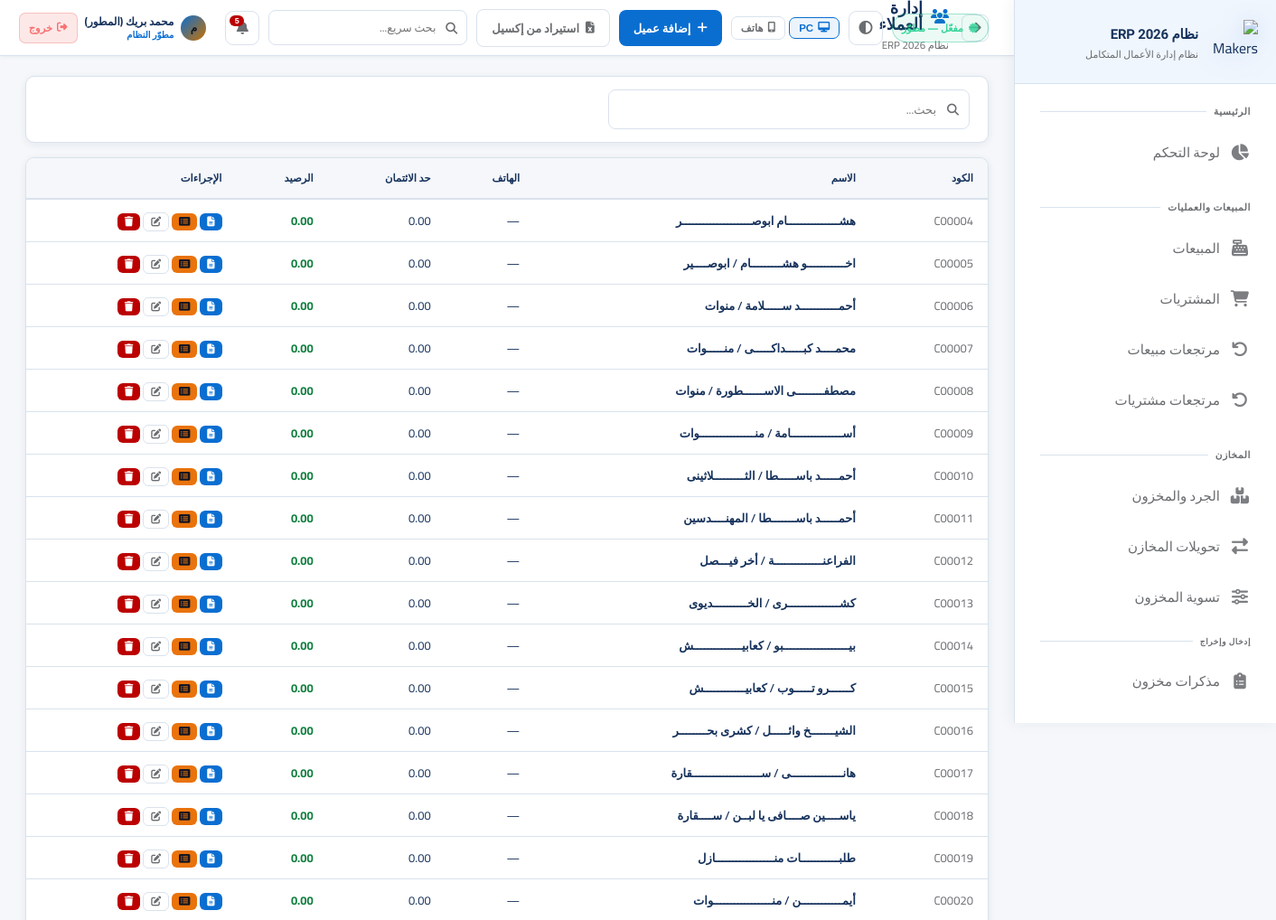
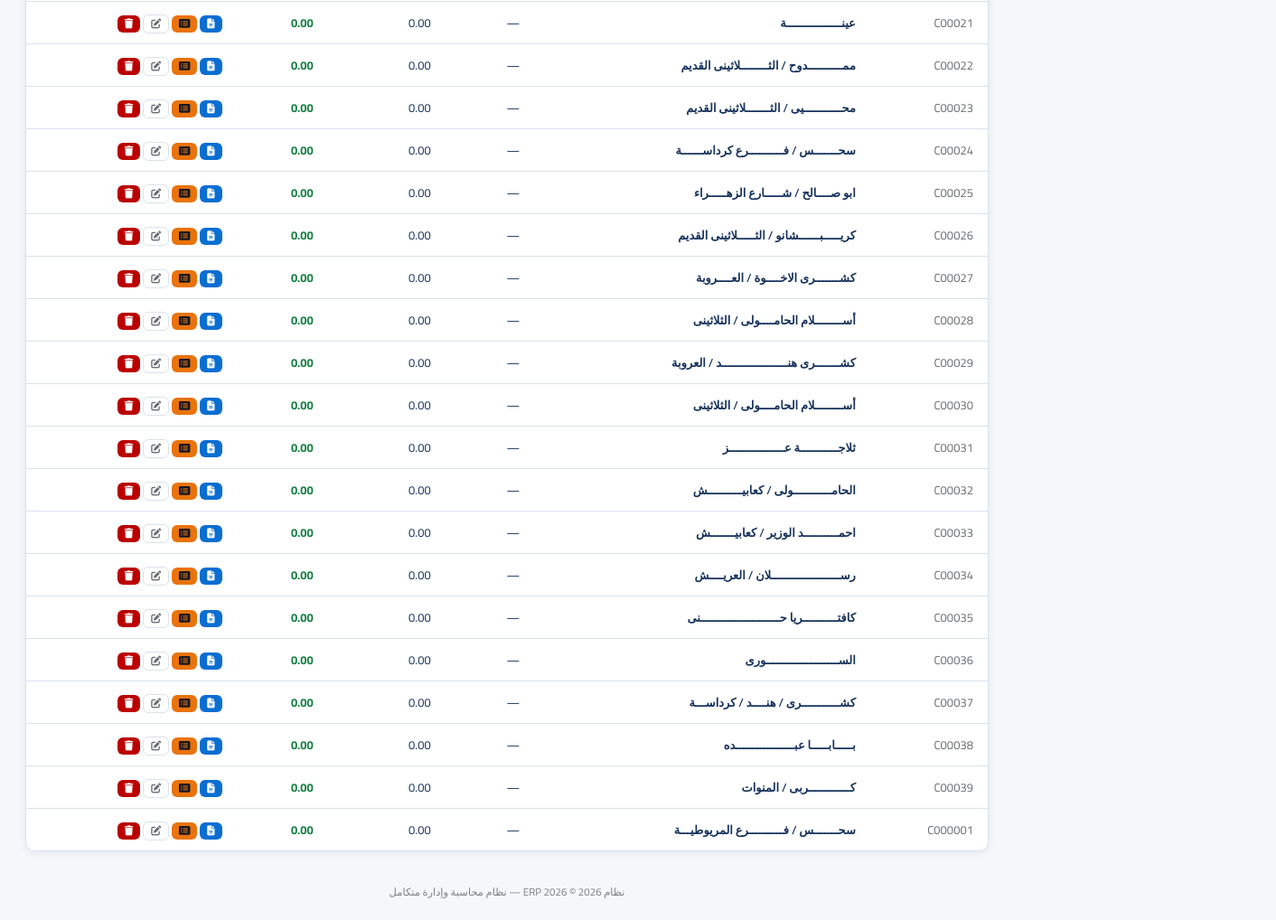
Screenshot of /customers (signed in) with the database file from the repository (2 pictures, top to bottom).
### app.py (models this page shows, shortened)
class AppSetting(db.Model):
    id = db.Column(db.Integer, primary_key=True)
    key = db.Column(db.String(80), unique=True, nullable=False)
    value = db.Column(db.Text)

class User(UserMixin, db.Model):
    id = db.Column(db.Integer, primary_key=True)
    username = db.Column(db.String(80), unique=True, nullable=False)
    password_hash = db.Column(db.String(256))
    full_name = db.Column(db.String(120))
    role = db.Column(db.String(20), default='user')  # developer, admin, manager, user
    branch_id = db.Column(db.Integer, db.ForeignKey('branch.id'))
    is_active = db.Column(db.Boolean, default=True)
    created_at = db.Column(db.DateTime, default=datetime.utcnow)
    last_seen = db.Column(db.DateTime, nullable=True)
    last_ip = db.Column(db.String(64), nullable=True)
    last_user_agent = db.Column(db.String(256), nullable=True)
    permissions = db.Column(db.Text)  # JSON list of permission keys; empty = استخدام صلاحيات الدور

class Customer(db.Model):
    id = db.Column(db.Integer, primary_key=True)
    code = db.Column(db.String(50), unique=True)
    name = db.Column(db.String(200), nullable=False)
    phone = db.Column(db.String(20))
    email = db.Column(db.String(100))
    address = db.Column(db.Text)
    credit_limit = db.Column(db.Float, default=0)
    balance = db.Column(db.Float, default=0)
    is_active = db.Column(db.Boolean, default=True)
    created_at = db.Column(db.DateTime, default=datetime.utcnow)
    sales = db.relationship('Sale', backref='customer', lazy=True)

### app.py (the view)
@app.route('/customers')
@login_required
def customers():
    q = request.args.get('q', '')
    query = Customer.query.filter_by(is_active=True)
    if q:
        query = query.filter(db.or_(Customer.name.contains(q), Customer.phone.contains(q)))
    customers = query.all()
    return render_template('customers.html', customers=customers, q=q)

### templates/customers.html (shortened to what this page needs)
{% extends 'base.html' %}
{% set block_icon = 'fas fa-users' %}
{% block topbar_actions %}<a href="{{ url_for('add_customer') }}" class="btn btn-primary"><i class="fas fa-plus"></i> إضافة عميل</a> {% if current_user.role == 'developer' %}<a href="{{ url_for('import_customers') }}" class="btn btn-outline" title="أداة للمطوّر فقط"><i class="fas fa-file-excel"></i> استيراد من إكسيل</a>{% endif %}{% endblock %}
{% block content %}
<div class="card" style="margin-bottom:16px;"><div class="card-body" style="padding:14px 20px;">
    <form method="GET"><div class="search-box" style="max-width:400px;"><input type="text" name="q" value="{{ q }}" class="form-control" placeholder="بحث..."></div></form>
</div></div>
<div class="card"><div class="table-container"><table>
    <thead><tr><th>الكود</th><th>الاسم</th><th>الهاتف</th><th>حد الائتمان</th><th>الرصيد</th><th>الإجراءات</th></tr></thead>
    <tbody>
        {% for c in customers %}
        <tr>
            <td style="color:var(--text-muted);">{{ c.code }}</td>
            <td style="font-weight:600;">{{ c.name }}</td>
            <td>{{ c.phone or '—' }}</td>
            <td>{{ "{:,.2f}".format(c.credit_limit) }}</td>
            <td style="color:{{ 'var(--danger)' if c.balance > 0 else 'var(--success)' }};font-weight:700;">{{ "{:,.2f}".format(c.balance) }}</td>
            <td style="white-space:nowrap;">
                <a href="{{ url_for('customer_statement', id=c.id) }}" class="btn btn-info btn-xs" title="كشف حساب"><i class="fas fa-file-alt"></i></a>
                <a href="{{ url_for('customer_statement_detailed', id=c.id) }}" class="btn btn-warning btn-xs" title="كشف حساب تفصيلي"><i class="fas fa-list-alt"></i></a>
                <a href="{{ url_for('edit_customer', id=c.id) }}" class="btn btn-outline btn-xs" title="تعديل"><i class="fas fa-edit"></i></a>
                {% if can('record_delete') %}
                <form method="POST" action="{{ url_for('delete_customer', id=c.id) }}" style="display:inline;" onsubmit="return confirm('حذف هذا العميل؟');">
                    <button type="submit" class="btn btn-danger btn-xs" title="حذف"><i class="fas fa-trash"></i></button>
                </form>
                {% endif %}
            </td>
        </tr>
        {% else %}
        <tr><td colspan="6"><div class="empty-state"><i class="fas fa-users"></i><h3>لا يوجد عملاء</h3></div></td></tr>
        {% endfor %}
    </tbody>
</table></div></div>
{% endblock %}

### templates/base.html (shortened to what this page needs)
<!DOCTYPE html>
<html lang="ar" dir="rtl" data-theme="fiori" data-layout-default="{{ layout_max_width | default('1400px') }}">
<head>
    <link rel="stylesheet" href="https://cdnjs.cloudflare.com/ajax/libs/font-awesome/6.5.0/css/all.min.css">
    <link rel="stylesheet" href="{{ url_for('static', filename='css/style.css') }}">
</head>
<body>
<aside class="sidebar sidebar-enterprise" id="sidebar">
    <div class="sidebar-logo">
        <div class="logo-icon">
            <img src="{{ url_for('static', filename='img/logo-makers-erp-3d.png') }}" alt="Makers ERP">
        </div>
        <div class="logo-text">
            <div class="name">{{ app_brand_title | default('Silsal POS') }}</div>
            <div class="sub">نظام إدارة الأعمال المتكامل</div>
        </div>
    </div>
    <nav class="sidebar-nav" id="sidebarNav" style="display:flex;flex-direction:column;padding-bottom:8px;">
        <div class="nav-section">
            <div class="nav-label">الرئيسية</div>
            {% if can('dashboard') %}
            <a href="{{ url_for('dashboard') }}" class="nav-link {% if request.endpoint=='dashboard' %}active{% endif %}">
                <i class="fas fa-chart-pie"></i><span class="label">لوحة التحكم</span>
            </a>
            {% endif %}
        </div>
        {% if can('sales') or can('purchases') or can('returns') %}
        <div class="nav-section">
            <div class="nav-label">المبيعات والعمليات</div>
            {% if can('sales') %}
            <a href="{{ url_for('sales') }}" class="nav-link {% if 'sale' in (request.endpoint or '') and 'return' not in (request.endpoint or '') and 'report' not in (request.endpoint or '') %}active{% endif %}">
                <i class="fas fa-cash-register"></i><span class="label">المبيعات</span>
            </a>
            {% endif %}
            {% if can('purchases') %}
            <a href="{{ url_for('purchases') }}" class="nav-link {% if 'purchase' in (request.endpoint or '') and 'return' not in (request.endpoint or '') and 'report' not in (request.endpoint or '') %}active{% endif %}">
                <i class="fas fa-shopping-cart"></i><span class="label">المشتريات</span>
            </a>
            {% endif %}
            {% if can('returns') %}
            <a href="{{ url_for('sale_returns') }}" class="nav-link {% if request.endpoint in ['sale_returns','new_sale_return'] %}active{% endif %}">
                <i class="fas fa-undo"></i><span class="label">مرتجعات مبيعات</span>
            </a>
            <a href="{{ url_for('purchase_returns') }}" class="nav-link {% if request.endpoint in ['purchase_returns','new_purchase_return'] %}active{% endif %}">
                <i class="fas fa-undo-alt"></i><span class="label">مرتجعات مشتريات</span>
            </a>
            {% endif %}
        </div>
        {% endif %}
        {% if can('inventory') or can('transfers') or can('adjust_stock') %}
        <div class="nav-section">
            <div class="nav-label">المخازن</div>
            {% if can('inventory') %}
            <a href="{{ url_for('inventory') }}" class="nav-link {% if request.endpoint=='inventory' %}active{% endif %}">
                <i class="fas fa-boxes"></i><span class="label">الجرد والمخزون</span>
            </a>
            {% endif %}
            {% if can('transfers') %}
            <a href="{{ url_for('transfers') }}" class="nav-link {% if 'transfer' in (request.endpoint or '') %}active{% endif %}">
                <i class="fas fa-exchange-alt"></i><span class="label">تحويلات المخازن</span>
            </a>
            {% endif %}
            {% if can('adjust_stock') %}
            <a href="{{ url_for('adjust_stock') }}" class="nav-link {% if request.endpoint=='adjust_stock' %}active{% endif %}">
                <i class="fas fa-sliders-h"></i><span class="label">تسوية المخزون</span>
            </a>
            {% endif %}
            {% if can('inventory') %}
            <div class="nav-label" style="padding-top:10px;font-size:9px;">إدخال وإخراج</div>
            <a href="{{ url_for('inventory_memos_list') }}" class="nav-link ">
                <i class="fas fa-clipboard-list"></i><span class="label">مذكرات مخزون</span>
            </a>
            {% endif %}
        </div>
        {% endif %}
        {% if can('customers') or can('suppliers') or can('employees') %}
        <div class="nav-section">
        </div>
        {% endif %}
    </nav>
</aside>
<main class="main-content">
    <div class="topbar">
        <div style="display:flex;align-items:center;gap:14px;">
            <button type="button" onclick="history.back()" class="icon-btn" title="رجوع" style="font-size:15px;flex-shrink:0;"><i class="fas fa-arrow-right"></i></button>
            <div>
                <div class="page-title"><i class="{{ block_icon | default('fas fa-home') }}"></i>{% block page_title %}الرئيسية{% endblock %}</div>
                <div class="breadcrumb">{% block breadcrumb %}{{ app_brand_title }}{% endblock %}</div>
            </div>
        </div>
        <div class="topbar-right">
            {% if subscription_status %}
            <span class="sub-pill {% if subscription_status.kind in ('developer','permanent') %}ok{% elif subscription_status.kind in ('expired','none') %}bad{% else %}warn{% endif %}" title="حالة الاشتراك / الترخيص">
                <i class="fas fa-certificate" style="margin-left:6px;opacity:.85;"></i>{{ subscription_status.line }}
            </span>
            {% endif %}
            <button type="button" class="theme-toggle" onclick="erpToggleTheme()" title="تبديل الثيم (Fiori / فاتح / داكن)"><i class="fas fa-adjust"></i></button>
            <div class="erp-device-layout-tools" style="display:flex;align-items:center;gap:4px;flex-shrink:0;" title="وضع العرض — يُحفظ على هذا الجهاز فقط">
                <button type="button" id="btnLayoutPC" onclick="erpSetLayout('pc')" title="عرض PC"
                    style="display:flex;align-items:center;gap:5px;padding:5px 10px;border-radius:7px;font-size:11.5px;font-weight:700;
                           border:1px solid var(--border);background:transparent;color:var(--text-muted);cursor:pointer;transition:all .18s;">
                    <i class="fas fa-desktop"></i> PC
                </button>
                <button type="button" id="btnLayoutPhone" onclick="erpSetLayout('phone')" title="عرض هاتف"
                    style="display:flex;align-items:center;gap:5px;padding:5px 10px;border-radius:7px;font-size:11.5px;font-weight:700;
                           border:1px solid var(--border);background:transparent;color:var(--text-muted);cursor:pointer;transition:all .18s;">
                    <i class="fas fa-mobile-alt"></i> هاتف
                </button>
            </div>
            {% block topbar_actions %}{% endblock %}
            <div style="position:relative;" id="globalSearchWrapper">
                <div style="position:relative;">
                    <i class="fas fa-search" style="position:absolute;right:11px;top:50%;transform:translateY(-50%);color:var(--text-muted);font-size:13px;pointer-events:none;"></i>
                    <input type="text" id="globalSearchInput" placeholder="بحث سريع..." autocomplete="off"
                        style="width:220px;padding:7px 34px 7px 12px;background:rgba(255,255,255,.04);border:1px solid var(--border);
                               border-radius:8px;color:var(--text);font-family:Cairo,sans-serif;font-size:12.5px;transition:all .2s;"
                        onfocus="this.style.borderColor='var(--accent)';this.style.width='280px'"
                        onblur="setTimeout(()=>{this.style.borderColor='';this.style.width='220px';closeGlobalSearch()},200)">
                </div>
            </div>
            <div style="position:relative;" id="notifWrapper">
                <button class="notif-btn" onclick="toggleNotif()" title="الإشعارات">
                    <i class="fas fa-bell"></i>
                    <span class="notif-count" id="notifCount"></span>
                </button>
            </div>
            <div style="display:flex;align-items:center;gap:8px;padding:4px 10px;border-radius:10px;
                        background:rgba(255,255,255,.05);border:1px solid rgba(255,255,255,.09);
                        backdrop-filter:blur(12px);-webkit-backdrop-filter:blur(12px);flex-shrink:0;">
                <div style="width:28px;height:28px;border-radius:50%;background:linear-gradient(135deg,var(--accent),#c97000);
                            display:flex;align-items:center;justify-content:center;font-size:12px;font-weight:800;color:#0f1422;flex-shrink:0;">
                    {{ (current_user.full_name or current_user.username)[0] }}
                </div>
                <div style="line-height:1.3;min-width:0;">
                    <div style="font-size:12px;font-weight:700;color:var(--text);white-space:nowrap;overflow:hidden;text-overflow:ellipsis;max-width:100px;">
                        {{ current_user.full_name or current_user.username }}
                    </div>
                    <div style="font-size:10px;color:var(--accent);font-weight:600;">
                        {% if current_user.role=='developer' %}مطوّر النظام
                        {% elif current_user.role=='admin' %}مدير النظام
                        {% elif current_user.role=='manager' %}مشرف
                        {% else %}مستخدم{% endif %}
                    </div>
                </div>
                <a href="{{ url_for('logout') }}" title="تسجيل الخروج"
                   style="display:flex;align-items:center;gap:5px;padding:5px 10px;border-radius:7px;
                          background:rgba(239,68,68,.12);border:1px solid rgba(239,68,68,.25);
                          color:#f87171;font-size:11.5px;font-weight:700;text-decoration:none;white-space:nowrap;
                          transition:all .18s;flex-shrink:0;"
                   onmouseover="this.style.background='rgba(239,68,68,.22)';this.style.borderColor='rgba(239,68,68,.5)'"
                   onmouseout="this.style.background='rgba(239,68,68,.12)';this.style.borderColor='rgba(239,68,68,.25)'">
                    <i class="fas fa-sign-out-alt"></i> خروج
                </a>
            </div>
        </div>
    </div>
    <div class="content fade-in">
        {% block content %}{% endblock %}
    </div>
    <div class="app-footer-note">{{ app_brand_title }} © 2026 — نظام محاسبة وإدارة متكامل</div>
</main>
</body>
</html>

### rows the page displays
AppSetting: value "نظام ERP 2026"
User: full_name "م", full_name "محمد بريك (المطور)"
Customer: code "C00004", name "هشـــــــــــــــام ابوصــــــــــــــــــــر", phone "—", credit_limit "0.00", balance "0.00"
Customer: code "C00005", name "اخـــــــــــو هشـــــــــام / ابوصــــير", phone "—", credit_limit "0.00", balance "0.00"
Customer: code "C00006", name "أحمـــــــــــد ســـــلامة / منوات", phone "—", credit_limit "0.00", balance "0.00"
Customer: code "C00007", name "محمــــد كبـــــداكـــــى / منـــــوات", phone "—", credit_limit "0.00", balance "0.00"
Customer: code "C00008", name "مصطفــــــــى الاســــــطورة / منوات", phone "—", credit_limit "0.00", balance "0.00"
Customer: code "C00009", name "أســـــــــــــــامة / منــــــــــــــــوات", phone "—", credit_limit "0.00", balance "0.00"
Customer: code "C00010", name "أحمـــــد باســـــطا / الثـــــــــلاثينى", phone "—", credit_limit "0.00", balance "0.00"
Customer: code "C00011", name "أحمـــــد باســـــــطا / المهنــــدسين", phone "—", credit_limit "0.00", balance "0.00"
Customer: code "C00012", name "الفراعنــــــــــــــة / أخر فيـــصل", phone "—", credit_limit "0.00", balance "0.00"
Customer: code "C00013", name "كشـــــــــــــــرى / الخــــــــــديوى", phone "—", credit_limit "0.00", balance "0.00"
Customer: code "C00014", name "بيـــــــــــــــــــبو / كعابيــــــــــــــش", phone "—", credit_limit "0.00", balance "0.00"
Customer: code "C00015", name "كــــــرو تـــــوب / كعابيــــــــــــش", phone "—", credit_limit "0.00", balance "0.00"
Customer: code "C00016", name "الشيـــــــخ وائـــــل / كشرى بحــــــــر", phone "—", credit_limit "0.00", balance "0.00"
Customer: code "C00017", name "هانـــــــــــــــى / ســــــــــــــــــــقارة", phone "—", credit_limit "0.00", balance "0.00"
Customer: code "C00018", name "ياســــين صــــافى يا لبــن / ســــقارة", phone "—", credit_limit "0.00", balance "0.00"
Customer: code "C00019", name "طلبـــــــــــات منـــــــــــــــــازل", phone "—", credit_limit "0.00", balance "0.00"
Customer: code "C00020", name "أيمــــــــــــن / منـــــــــــــــــوات", phone "—", credit_limit "0.00", balance "0.00"
Customer: code "C00021", name "عينــــــــــــــــة", phone "—", credit_limit "0.00", balance "0.00"
Customer: code "C00022", name "ممــــــــــدوح / الثــــــــلاثينى القديم", phone "—", credit_limit "0.00", balance "0.00"
Customer: code "C00023", name "محـــــــــــيى / الثـــــــلاثينى القديم", phone "—", credit_limit "0.00", balance "0.00"
Customer: code "C00024", name "سحـــــــس / فــــــــــرع كرداســــــة", phone "—", credit_limit "0.00", balance "0.00"
Customer: code "C00025", name "ابو صــــالح / شـــــارع الزهـــــراء", phone "—", credit_limit "0.00", balance "0.00"
Customer: code "C00026", name "كريـــــبــــــشانو / الثـــــلاثينى القديم", phone "—", credit_limit "0.00", balance "0.00"
Customer: code "C00027", name "كشـــــــرى الاخــــوة / العــــروبة", phone "—", credit_limit "0.00", balance "0.00"
Customer: code "C00028", name "أســــــــلام الحامــــولى / الثلاثينى", phone "—", credit_limit "0.00", balance "0.00"
Customer: code "C00029", name "كشـــــــرى هنـــــــــــــــــــد / العروبة", phone "—", credit_limit "0.00", balance "0.00"
Customer: code "C00030", name "أســــــــلام الحامــــولى / الثلاثينى", phone "—", credit_limit "0.00", balance "0.00"
Customer: code "C00031", name "ثلاجـــــــــــة عــــــــــــــــز", phone "—", credit_limit "0.00", balance "0.00"
Customer: code "C00032", name "الحامـــــــــــولى / كعابيــــــــــش", phone "—", credit_limit "0.00", balance "0.00"
Customer: code "C00033", name "احمــــــــــد الوزير / كعابيـــــــش", phone "—", credit_limit "0.00", balance "0.00"
Customer: code "C00034", name "رســــــــــــــــــــلان / العريــــش", phone "—", credit_limit "0.00", balance "0.00"
Customer: code "C00035", name "كافتــــــــــريا حـــــــــــــــــــــــنى", phone "—", credit_limit "0.00", balance "0.00"
Customer: code "C00036", name "الســـــــــــــــــــــورى", phone "—", credit_limit "0.00", balance "0.00"
Customer: code "C00037", name "كشـــــــــــرى / هنــــد / كرداســـة", phone "—", credit_limit "0.00", balance "0.00"
Customer: code "C00038", name "بـــــابـــــا عبـــــــــــــــــده", phone "—", credit_limit "0.00", balance "0.00"
Customer: code "C00039", name "كــــــــــــربى / المنوات", phone "—", credit_limit "0.00", balance "0.00"
Customer: code "C000001", name "سحـــــــس / فــــــــــرع المريوطيـــة", phone "—", credit_limit "0.00", balance "0.00"

### other values shown
{{ subscription_status.line }} "مفعّل — مطوّر"
